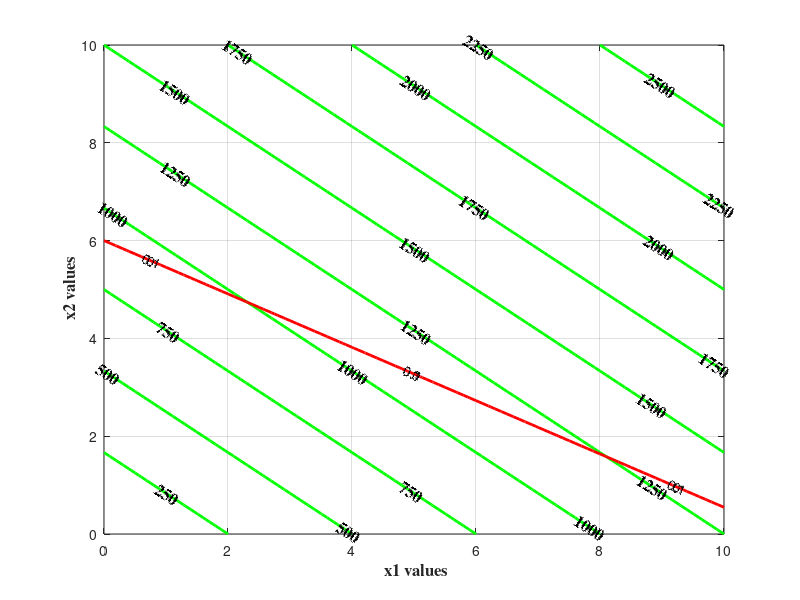

The MATLAB source for this figure: (Note: this script raises an error after producing the figure.)
%	% EGR611-HW1-Prob4_1
%
%  Maximize f(x1,x2) = 125*x1 + 150*x2
%
%			g1(x1,x2) : 6*x1 + 11*x2 - 66 <= 0
%			g1(x1,x2) : 8*x1 + 9*x2 - 72 <= 0
%
%			x1 >= 0 
%           x2 >= 0
%
%----------------------------------------------------------------
clear all;
close all;
x1=0:0.1:10;	% the semi-colon at the end prevents the echo 
x2=0:0.1:10;	% these are also the side constraints

for i=1:101  
    for j=1:101
        x1ij=x1(j);    
        x2ij=x2(i);
        f1(i,j) = 125*x1ij + 150*x2ij;  % j:range of x1  i: range of x2
        ineq1(i,j) = 6*x1ij + 11*x2ij - 66;
        ineq2(i,j) = 8*x1ij + 9*x2ij - 72;
    end
end
%%%%%%%%%%%%%%%%%%%%%%%%%%%%%%%%%%%%%%%%%%%%%%%%
% the objecive function is evaluated over the entire mesh
[C,h] = contour(x1,x2,f1,'g'); %clabel(C,h);
clabel(C,h,'FontName','times','FontSize',12,'FontWeight','bold');
set(h,'LineWidth',2);

xlabel(' x1 values','FontName','times','FontSize',12,'FontWeight','bold');	
ylabel(' x2 values','FontName','times','FontSize',12,'FontWeight','bold');

grid on;
hold on;

%%%%%%%%%%%%%%%%%%%%%%%%%%%%%%%%%%%%%%%%%%%%%%%%
% ineq1 is plotted [at the contour value of 0]
[C1,h1] = contour(x1,x2,ineq1,[0,0],'r-'); clabel(C1,h1);
set(h1,'LineWidth',2);
[C1,h1] = contour(x1,x2,ineq1,[0.1,0.1],'r--'); clabel(C1,h1);
gtext('g1'); % Place the string 'g1' on the plot where mouse is clicked

[C2,h2] = contour(x1,x2,ineq2,[0,0],'r-'); clabel(C2,h2);
set(h2,'LineWidth',2);
[C2,h2] = contour(x1,x2,ineq2,[0.1,0.1],'r--'); clabel(C2,h2);
gtext('g2');















